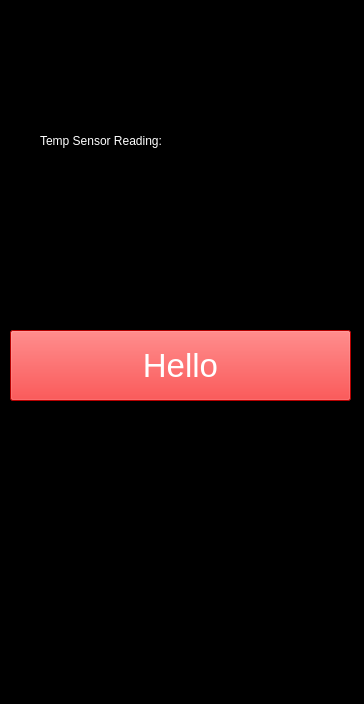
<?xml version="1.0" encoding="UTF-8"?>
<ui version="4.0">
 <class>SettingsDiagnosticsScreenPortrait</class>
 <widget class="QWidget" name="SettingsDiagnosticsScreenPortrait">
  <property name="geometry">
   <rect>
    <x>0</x>
    <y>0</y>
    <width>364</width>
    <height>704</height>
   </rect>
  </property>
  <property name="windowTitle">
   <string>Form</string>
  </property>
  <property name="styleSheet">
   <string notr="true">background: color;</string>
  </property>
  <widget class="QLabel" name="tempSensorReadingLabel">
   <property name="geometry">
    <rect>
     <x>40</x>
     <y>130</y>
     <width>151</width>
     <height>21</height>
    </rect>
   </property>
   <property name="styleSheet">
    <string notr="true">color: white; </string>
   </property>
   <property name="text">
    <string>Temp Sensor Reading:</string>
   </property>
  </widget>
  <widget class="QLabel" name="tempSensorReading">
   <property name="geometry">
    <rect>
     <x>200</x>
     <y>130</y>
     <width>71</width>
     <height>21</height>
    </rect>
   </property>
   <property name="styleSheet">
    <string notr="true">color: white; </string>
   </property>
   <property name="text">
    <string/>
   </property>
  </widget>
  <widget class="QToolButton" name="backButton">
   <property name="geometry">
    <rect>
     <x>274</x>
     <y>26</y>
     <width>61</width>
     <height>33</height>
    </rect>
   </property>
   <property name="styleSheet">
    <string notr="true">border: 0; background-color: rgba(255, 255, 255, 0);</string>
   </property>
   <property name="text">
    <string/>
   </property>
   <property name="icon">
    <iconset resource="../resources/resources.qrc">
     <normaloff>:/images/portrait/settings_screen/common/Settings_Vert_Back _Arrow_Normal_61x33.png</normaloff>:/images/portrait/settings_screen/common/Settings_Vert_Back _Arrow_Normal_61x33.png</iconset>
   </property>
   <property name="iconSize">
    <size>
     <width>61</width>
     <height>33</height>
    </size>
   </property>
  </widget>
  <widget class="QLabel" name="diagnosticsLabel">
   <property name="geometry">
    <rect>
     <x>23</x>
     <y>28</y>
     <width>204</width>
     <height>31</height>
    </rect>
   </property>
   <property name="text">
    <string>&lt;html&gt;&lt;head/&gt;&lt;body&gt;&lt;p&gt;&lt;img src=&quot;:/images/common/settings_screen/equipment/diagnostics/Settings_Title_Diagnostics_Normal_334x26.png&quot;/&gt;&lt;/p&gt;&lt;/body&gt;&lt;/html&gt;</string>
   </property>
  </widget>
  <widget class="QToolButton" name="helloMidButton">
   <property name="geometry">
    <rect>
     <x>10</x>
     <y>330</y>
     <width>341</width>
     <height>71</height>
    </rect>
   </property>
   <property name="font">
    <font>
     <pointsize>25</pointsize>
    </font>
   </property>
   <property name="styleSheet">
    <string notr="true">color: white; background-color: red;</string>
   </property>
   <property name="text">
    <string>Hello</string>
   </property>
  </widget>
 </widget>
 <resources>
  <include location="../resources/resources.qrc"/>
  <include location="../resources/resources.qrc"/>
 </resources>
 <connections/>
</ui>
